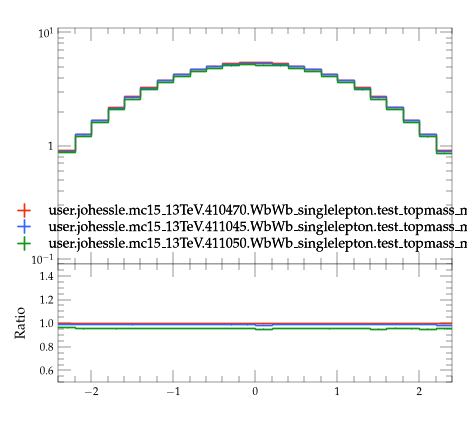

Python code for this plot:
#! /usr/bin/env python3

# This Python script was auto-generated using YODA v2.1.2.
# Analysis object: /WbWb_singlelepton/eta_lep1
# Timestamp: 07-08-2026 (09:16:01)

import matplotlib as mpl
import matplotlib.pyplot as plt
mpl.use('Agg') # comment out for interactive use
import os
import numpy as np
from numpy import nan, inf

plotDir = os.path.split(os.path.realpath(__file__))[0]
if 'YODA_USER_PLOT_PATH' in globals():
    plot_outdir = globals()['YODA_USER_PLOT_PATH']
else:
    plot_outdir = plotDir

#plot style
plt.style.use(os.path.join(plotDir, '../default.mplstyle'))
# plot metadata
figW, figH = plt.rcParams['figure.figsize']
ax_xLabel = ''
ax_yLabel = ''
ax_title  = ''
ax_xScale = 'linear'
ax_yScale = 'log'
xLims = (-2.4, 2.4)
yLims = (0.09000000000000001, 11.0)

# TeX-friendly labels for the legend
labels = {
  'legend' : ([ r"user.johessle.mc15\_13TeV.410470.WbWb\_singlelepton.test\_topmass\_mppui", r"user.johessle.mc15\_13TeV.411045.WbWb\_singlelepton.test\_topmass\_mppui", r"user.johessle.mc15\_13TeV.411050.WbWb\_singlelepton.test\_topmass\_mppui" ], r""),
}

# Adjust canvas width and height
canvasW = 10.0
canvasH = 9.0
figW *= canvasW/10.
figH *= canvasH/9.

# Create figure and axis objects
fig, (ax, ratio0_ax) = plt.subplots(2, 1, sharex=True,
                  figsize=(figW,figH), gridspec_kw={'height_ratios': (6.0, 3.0)})

# Set figure margins
plt.subplots_adjust(
    left   = 1.0 * plt.rcParams['figure.subplot.left'],
    right  = 1.0 * plt.rcParams['figure.subplot.right'],
    top    = 1.0 * plt.rcParams['figure.subplot.top'],
    bottom = 1.0 * plt.rcParams['figure.subplot.bottom'])

ratio0_ax.yaxis.set_major_locator(mpl.ticker.MultipleLocator(0.2))
ratio0_ax.set_ylim(0.5, 1.4999)
ratio0_ax.set_ylabel('Ratio')

# the numerical data is stored in a separate file
dataf = dict()
prefix = os.path.split(__file__)[0]
if prefix:    prefix = prefix + '/'
exec(open(prefix+'eta_lep1__data.py').read(), dataf)


legend_handles = dict() # keep track of handles for the legend

# style options for curves
# starts at zorder>=5 to draw curve on top of legend
styles = {
  'user.johessle.mc15_13TeV.410470.WbWb_singlelepton.test_topmass_mppui.yoda': {
    'color' : '#EE3311',
    'linestyle' : '-',
    'lineopacity' : 1.0,
    'linewidth' : 1,
    'marker' : 'none',
    'markersize' : 2,
    'capsize' : 0.0,
    'zorder' : 5,
    'histstyle' : 1,
    'drawstyle' : 'steps-pre',
    'xerrorbars' : 1,
    'yerrorbars' : 1,
    'fillcolor' : None,
    'fillopacity' : 1.0,
    'ratio0_linestyle' : '-',
    'ratio0_lineopacity' : 1.0,
    'ratio0_linewidth' : 1,
    'ratio0_marker' : 'none',
    'ratio0_markersize' : 2,
    'ratio0_capsize' : 0.0,
    'ratio0_zorder' : 5,
    'ratio0_histstyle' : 1,
    'ratio0_drawstyle' : 'steps-pre',
    'ratio0_xerrorbars' : 1,
    'ratio0_yerrorbars' : 1,
  },
  'user.johessle.mc15_13TeV.411045.WbWb_singlelepton.test_topmass_mppui.yoda': {
    'color' : '#3366FF',
    'linestyle' : '-',
    'lineopacity' : 1.0,
    'linewidth' : 1,
    'marker' : 'none',
    'markersize' : 2,
    'capsize' : 0.0,
    'zorder' : 6,
    'histstyle' : 1,
    'drawstyle' : 'steps-pre',
    'xerrorbars' : 1,
    'yerrorbars' : 1,
    'fillcolor' : None,
    'fillopacity' : 1.0,
    'ratio0_linestyle' : '-',
    'ratio0_lineopacity' : 1.0,
    'ratio0_linewidth' : 1,
    'ratio0_marker' : 'none',
    'ratio0_markersize' : 2,
    'ratio0_capsize' : 0.0,
    'ratio0_zorder' : 6,
    'ratio0_histstyle' : 1,
    'ratio0_drawstyle' : 'steps-pre',
    'ratio0_xerrorbars' : 1,
    'ratio0_yerrorbars' : 1,
  },
  'user.johessle.mc15_13TeV.411050.WbWb_singlelepton.test_topmass_mppui.yoda': {
    'color' : '#109618',
    'linestyle' : '-',
    'lineopacity' : 1.0,
    'linewidth' : 1,
    'marker' : 'none',
    'markersize' : 2,
    'capsize' : 0.0,
    'zorder' : 7,
    'histstyle' : 1,
    'drawstyle' : 'steps-pre',
    'xerrorbars' : 1,
    'yerrorbars' : 1,
    'fillcolor' : None,
    'fillopacity' : 1.0,
    'ratio0_linestyle' : '-',
    'ratio0_lineopacity' : 1.0,
    'ratio0_linewidth' : 1,
    'ratio0_marker' : 'none',
    'ratio0_markersize' : 2,
    'ratio0_capsize' : 0.0,
    'ratio0_zorder' : 7,
    'ratio0_histstyle' : 1,
    'ratio0_drawstyle' : 'steps-pre',
    'ratio0_xerrorbars' : 1,
    'ratio0_yerrorbars' : 1,
  },
}

# curve from input yoda files in main panel
for label, yvals in dataf['yvals'].items():
    if all(np.isnan(v) for v in dataf['yvals'][label]):
        continue
    tmp = None
    if styles[label]['histstyle']: # draw as histogram
        xpos = dataf['xedges'][label] if styles[label]['drawstyle'] else dataf['xpoints'][label]
        ypos = np.insert(yvals, 0, yvals[0]) if styles[label]['drawstyle'] else yvals
        if styles[label]['fillcolor']: # fill area below curve
            ax.fill_between(xpos, ypos, step='pre',
                            color=styles[label]['fillcolor'],
                            alpha=styles[label]['fillopacity'])
        tmp, = ax.plot(xpos, ypos,
                       color=styles[label]['color'],
                       linestyle=styles[label]['linestyle'],
                       alpha=styles[label]['lineopacity'],
                       linewidth=styles[label]['linewidth'],
                       drawstyle=styles[label]['drawstyle'], solid_joinstyle='miter',
                       zorder=styles[label]['zorder'], label=label)
    tmp = ax.errorbar(dataf['xpoints'][label], yvals,
                      xerr=np.array(dataf['xerrs'][label])*styles[label]['xerrorbars'],
                      yerr=np.array(dataf['yerrs'][label])*styles[label]['yerrorbars'],
                      fmt=styles[label]['marker'], capsize=styles[label]['capsize'],
                      alpha=styles[label]['lineopacity'],
                      markersize=styles[label]['markersize'],
                      ecolor=styles[label]['color'],
                      color=styles[label]['color'], zorder=styles[label]['zorder'])
    tmp[-1][0].set_linestyle(styles[label]['linestyle'])
    tmp[-1][0].set_linewidth(styles[label]['linewidth'])
    if label in dataf['add_legend_handle']:  legend_handles[label] = tmp
    for varLabel in dataf['variation_yvals'].keys():
        if varLabel.startswith(label):
            tmp, = ax.plot(dataf['xedges'][label], dataf['variation_yvals'][varLabel],
                           color=styles[label]['color'],
                           linestyle=styles[label]['linestyle'],
                           linewidth=styles[label]['linewidth'],
                           drawstyle='steps-pre', solid_joinstyle='miter',
                           zorder=styles[label]['zorder'], alpha=0.5)


# plots on ratio panel
# curve from input yoda files in ratio panel
for label, yvals in dataf['ratio0_yvals'].items():
    if all(np.isnan(v) for v in yvals):
        continue
    if styles[label]['ratio0_histstyle']: # plot as histogram
        xpos = dataf['xedges']['user.johessle.mc15_13TeV.410470.WbWb_singlelepton.test_topmass_mppui.yoda'] if styles[label]['ratio0_drawstyle'] else dataf['xpoints']['user.johessle.mc15_13TeV.410470.WbWb_singlelepton.test_topmass_mppui.yoda']
        ypos = np.insert(yvals, 0, yvals[0]) if styles[label]['ratio0_drawstyle'] else yvals
        ratio0_ax.plot(xpos, ypos,
                       color=styles[label]['color'],
                       linewidth=styles[label]['linewidth'],
                       linestyle=styles[label]['ratio0_linestyle'],
                       alpha=styles[label]['ratio0_lineopacity'],
                       drawstyle=styles[label]['ratio0_drawstyle'], zorder=styles[label]['zorder'],
                       solid_joinstyle='miter')
    tmp = ratio0_ax.errorbar(dataf['xpoints']['user.johessle.mc15_13TeV.410470.WbWb_singlelepton.test_topmass_mppui.yoda'], yvals,
                             xerr=np.array(dataf['ref_xerrs'])*styles[label]['ratio0_xerrorbars'],
                             yerr=np.array(dataf['ratio0_yerrs'][label])*styles[label]['ratio0_yerrorbars'],
                             fmt=styles[label]['ratio0_marker'], capsize=styles[label]['ratio0_capsize'],
                             alpha=styles[label]['ratio0_lineopacity'],
                             markersize=styles[label]['ratio0_markersize'],
                             ecolor=styles[label]['color'],
                             color=styles[label]['color'])
    tmp[-1][0].set_linestyle(styles[label]['ratio0_linestyle'])
    tmp[-1][0].set_linewidth(styles[label]['ratio0_linewidth'])

    for varlabel in dataf['ratio0_variation_vals'].keys():
        if varlabel.startswith(label):
            ratio0_ax.plot(dataf['xedges']['user.johessle.mc15_13TeV.410470.WbWb_singlelepton.test_topmass_mppui.yoda'],
                            dataf['ratio0_variation_vals'][varlabel],
                            color=styles[label]['color'],
                            linestyle=styles[label]['linestyle'],
                            linewidth=styles[label]['linewidth'],
                            drawstyle='steps-pre', solid_joinstyle='miter',
                            zorder=1, alpha=0.5)

legend_items = list(legend_handles.values())
ax.add_artist(ax.legend(legend_items,
                        labels['legend'][0],
                        title=labels['legend'][1],
                        alignment='left',
                        loc='lower center',
                        bbox_to_anchor=(0.5, 0.0)))

# set plot metadata as defined above
ratio0_ax.set_xlabel(ax_xLabel)
ratio0_ax.xaxis.set_label_coords(1., -0.15)
ax.set_ylabel(ax_yLabel, ha='right', va='top')
ax.yaxis.set_label_coords(-0.11, 1.0)
ax.set_title(ax_title, loc='left')
ax.set_xscale(ax_xScale)
ax.set_yscale(ax_yScale)
ratio0_ax.set_yscale('linear')
ax.set_xlim(xLims)
ax.set_ylim(yLims)

# tick formatting
plt.rcParams['xtick.top'] = True
plt.rcParams['ytick.right'] = True
ax.yaxis.set_major_locator(mpl.ticker.LogLocator(base=10.0, numticks=np.inf))
ax.yaxis.set_minor_locator(mpl.ticker.LogLocator(
                           base=10.0, subs=np.arange(0.1, 1, 0.1), numticks=np.inf))
fig.align_ylabels((ax, ratio0_ax))
plt.savefig(os.path.join(plot_outdir, 'eta_lep1.pdf'), format='PDF')
plt.savefig(os.path.join(plot_outdir, 'eta_lep1.png'), format='PNG')

plt.close(fig)
